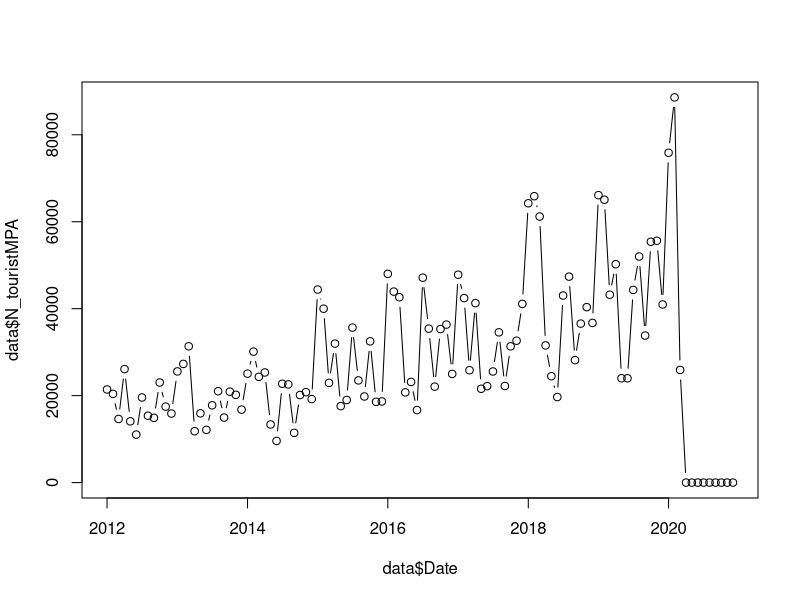
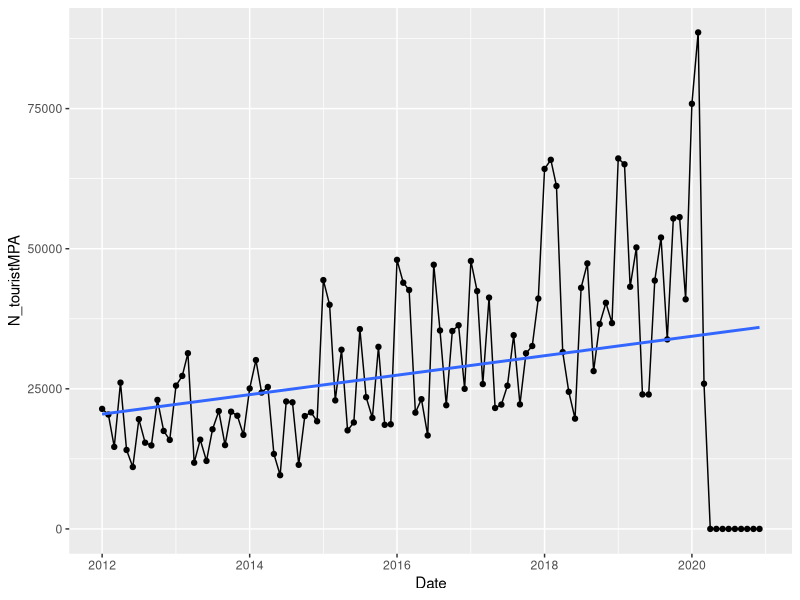
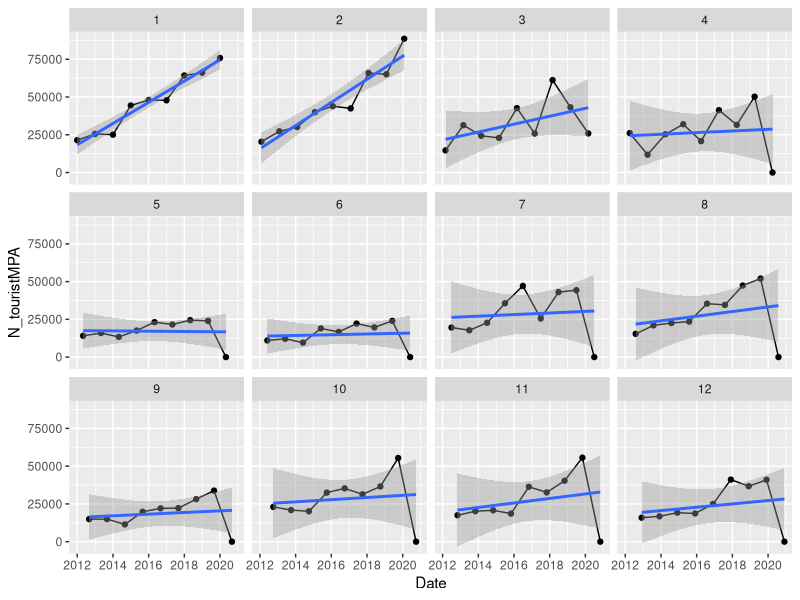
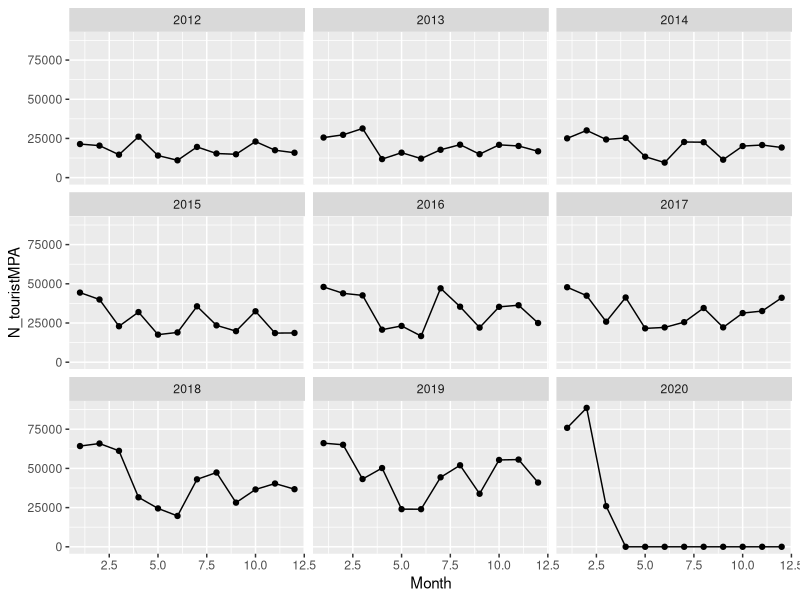
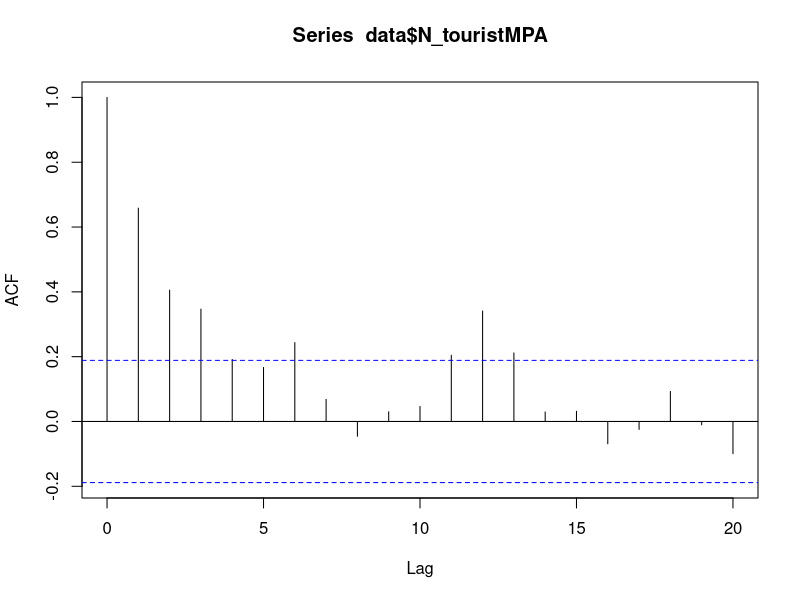
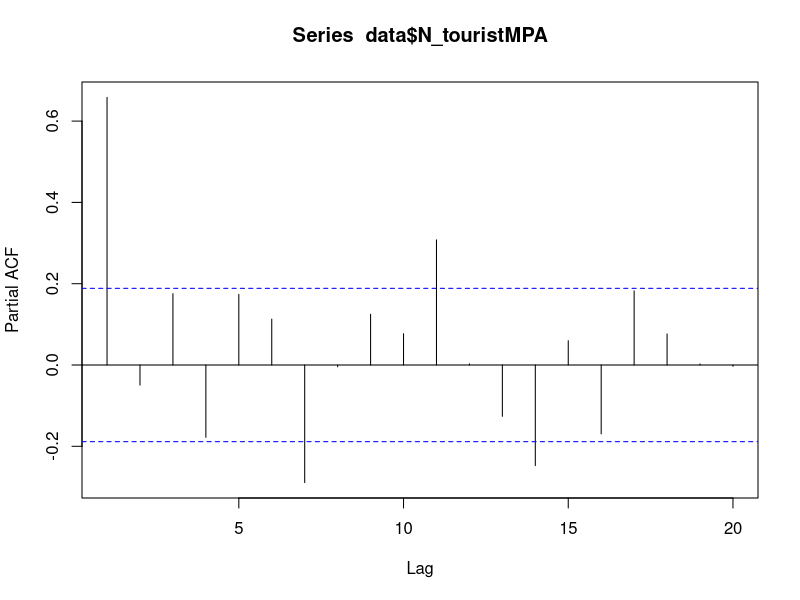

Generate these figures, in order, with R:
library(ggplot2)
library(dplyr)
#Upload the data
data<-read.csv2('./Data/Tourism/Visit_Ballestas0820.csv',header=TRUE)
names(data)
data<-data%>%filter(Year>2011)
data$Month<-as.integer(data$Month)#convert the months in factors
data$Date<-as.POSIXct(strptime(paste(data$Year,data$Month,rep(1,nrow(data)),sep='-'),'%Y-%m-%d')) 
#Plots
plot(data$Date,data$N_touristMPA,type='b')
ggplot(data,mapping = aes(x=Date,y=N_touristMPA))+
  geom_line()+ geom_point()+geom_smooth(method='lm', se = FALSE)
ggplot(data,mapping = aes(x=Date,y=N_touristMPA,factor=Month))+
  geom_line()+ geom_point()+geom_smooth(method='lm')+
  facet_wrap(~Month)
ggplot(data,mapping = aes(x=Month,y=N_touristMPA))+
  geom_point()+geom_line()+
  facet_wrap(~Year)
#FIt a linear regression of the whole serie 
  fit= lm(N_touristMPA~1+seq(1:nrow(data)), data=data)
  summary(fit)
#Time series analysis
ts_data<-ts(data$N_touristMP, start=c(2011,1,1),end=c(2020,1,1),frequency = 12)
dec_data<-decompose(ts_data)
acf(data$N_touristMPA)#autocorrelation function
pacf(data$N_touristMPA)#partial autocorrelation function

